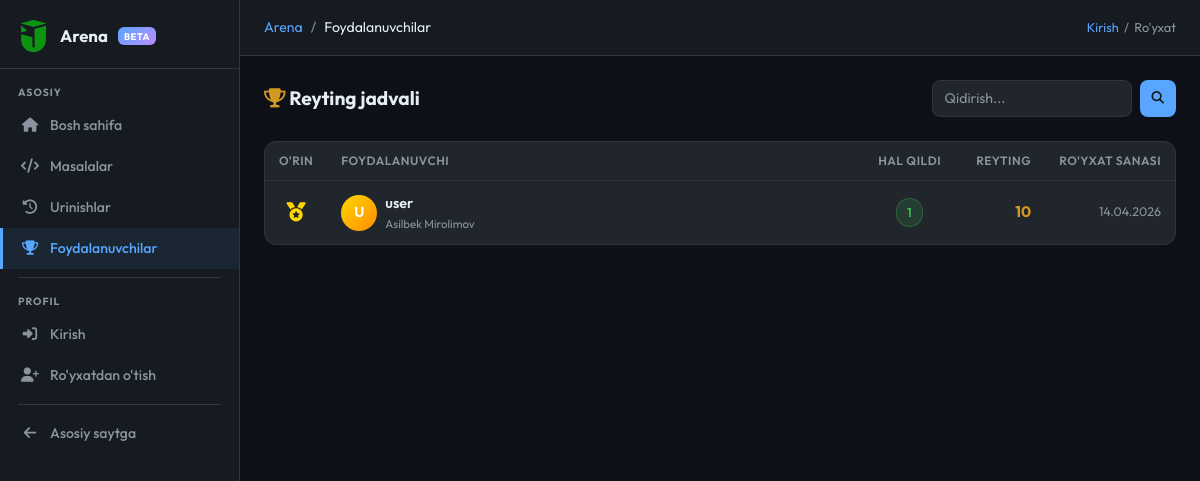
Page /arena/users on the earlier database version.
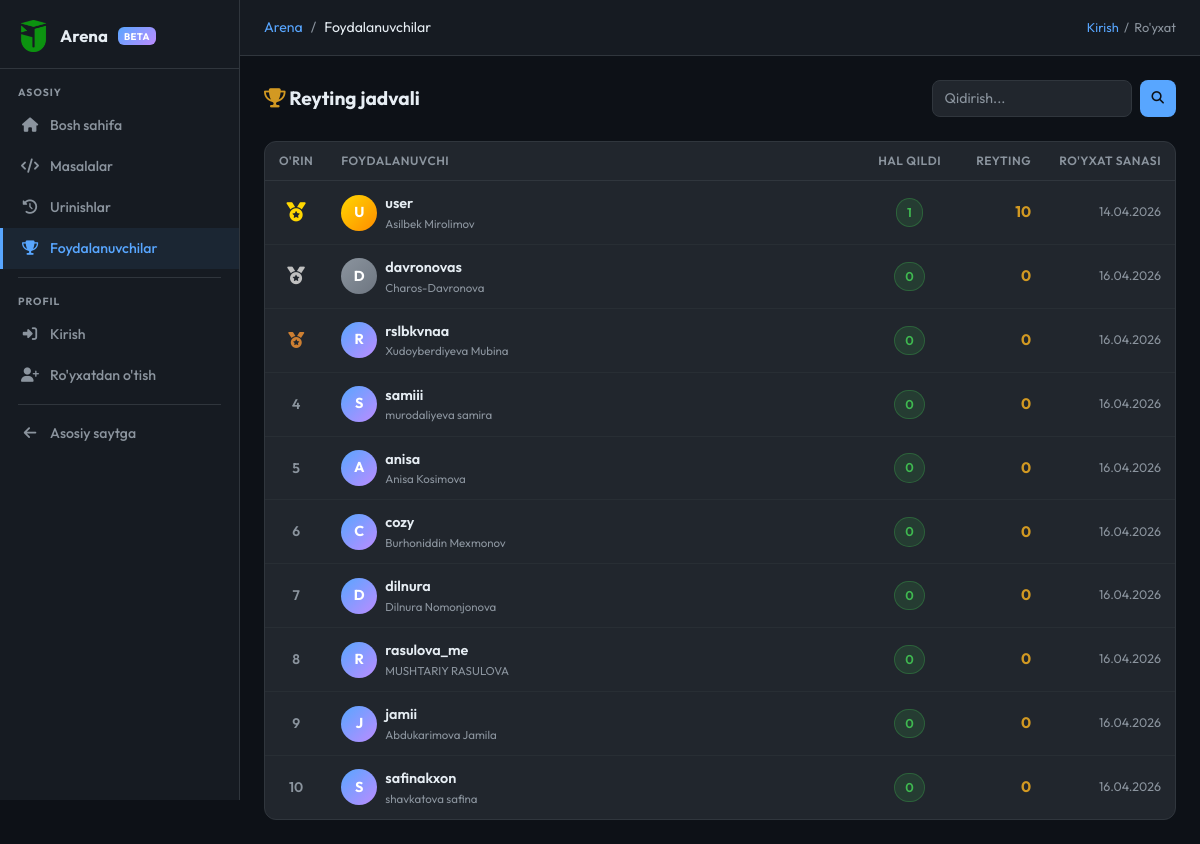
Same page on the later database version.
### models.py (models this page shows, shortened)
class ArenaUser(db.Model):
    __tablename__ = 'arena_users'
    id = db.Column(db.Integer, primary_key=True)
    username = db.Column(db.String(50), unique=True, nullable=False)
    full_name = db.Column(db.String(100), nullable=False)
    age = db.Column(db.Integer)
    password_hash = db.Column(db.String(256), nullable=False)
    bio = db.Column(db.Text, default='')
    rating = db.Column(db.Integer, default=0)
    problems_solved = db.Column(db.Integer, default=0)
    created_at = db.Column(db.DateTime, default=tashkent_now)
    last_seen = db.Column(db.DateTime, default=tashkent_now)
    submissions = db.relationship('ArenaSubmission', backref='user', lazy='dynamic')
    __table_args__ = (
        db.Index('ix_arena_user_username', 'username'),
        db.Index('ix_arena_user_rating', 'rating'),
    )

### routes/arena.py (the view)
@arena_bp.route('/users')
def users():
    page = request.args.get('page', 1, type=int)
    search = request.args.get('q', '').strip()
    q = ArenaUser.query
    if search:
        q = q.filter(ArenaUser.username.ilike(f'%{search}%') |
                     ArenaUser.full_name.ilike(f'%{search}%'))
    q = q.order_by(ArenaUser.problems_solved.desc(),
                   ArenaUser.rating.desc(),
                   ArenaUser.created_at.asc())
    paginated = q.paginate(page=page, per_page=25, error_out=False)
    return render_template('arena/users.html',
                           users=paginated,
                           search=search)

### routes/arena.py (called while the page is built)
def _current_user():
    uid = session.get('arena_user_id')
    if not uid:
        return None
    return ArenaUser.query.get(uid)

@arena_bp.context_processor
def _inject():
    u = _current_user()
    if u:
        u.last_seen = tashkent_now()
        try:
            db.session.commit()
        except Exception:
            db.session.rollback()
    return dict(arena_user=u)

### templates/arena/users.html (shortened to what this page needs)
{% extends "arena/base.html" %}
{% block breadcrumb %}<li class="breadcrumb-item active">Foydalanuvchilar</li>{% endblock %}
{% block content %}
<div class="d-flex align-items-center justify-content-between mb-4 flex-wrap gap-2">
  <h2 style="font-size:1.2rem; font-weight:700; margin:0;">
    <i class="fas fa-trophy" style="color:var(--ar-yellow)"></i> Reyting jadvali
  </h2>
  <form method="GET" class="d-flex gap-2">
    <input class="ar-input" type="text" name="q" value="{{ search }}"
           placeholder="Qidirish..." style="width:200px; padding:7px 12px;">
    <button type="submit" class="ar-btn ar-btn-primary ar-btn-sm"><i class="fas fa-search"></i></button>
  </form>
</div>
<div class="ar-card">
  <table class="ar-table">
    <thead><tr>
      <th style="width:60px; text-align:center">O'rin</th>
      <th>Foydalanuvchi</th>
      <th style="text-align:center; width:90px">Hal qildi</th>
      <th style="text-align:right; width:90px">Reyting</th>
      <th style="text-align:right; width:130px">Ro'yxat sanasi</th>
    </tr></thead>
    <tbody>
    {% set offset = (users.page - 1) * users.per_page %}
    {% for u in users.items %}
    {% set rank = offset + loop.index %}
    <tr>
      <td style="text-align:center;">
        {% if rank == 1 %}
          <span style="font-size:1.2rem; color:#ffd700"><i class="fas fa-medal"></i></span>
        {% elif rank == 2 %}
          <span style="font-size:1.1rem; color:#c0c0c0"><i class="fas fa-medal"></i></span>
        {% elif rank == 3 %}
          <span style="font-size:1rem; color:#cd7f32"><i class="fas fa-medal"></i></span>
        {% else %}
          <span style="color:var(--ar-muted); font-weight:600;">{{ rank }}</span>
        {% endif %}
      </td>
      <td>
        <div class="d-flex align-items-center gap-2">
          <div style="width:36px;height:36px;border-radius:50%;
                      background:linear-gradient(135deg,
                        {% if rank==1 %}#ffd700,#ff8c00
                        {% elif rank==2 %}#8b949e,#6e7681
                        {% else %}#58a6ff,#bc8cff{% endif %});
                      display:inline-flex;align-items:center;justify-content:center;
                      font-size:.9rem;font-weight:700;color:#fff;flex-shrink:0;">
            {{ u.username[0].upper() }}
          </div>
          <div>
            <a href="{{ url_for('arena.profile', username=u.username) }}"
               style="color:var(--ar-text); text-decoration:none; font-weight:600; font-size:.9rem;">
              {{ u.username }}
            </a>
            <div style="font-size:.72rem; color:var(--ar-muted);">{{ u.full_name }}</div>
          </div>
        </div>
      </td>
      <td style="text-align:center;">
        <span class="ar-badge badge-ac" style="font-size:.8rem; padding:4px 10px;">
          {{ u.problems_solved }}
        </span>
      </td>
      <td style="text-align:right; font-weight:700; color:var(--ar-yellow); font-size:.95rem;">
        {{ u.rating }}
      </td>
      <td style="text-align:right; color:var(--ar-muted); font-size:.78rem;">
        {{ u.created_at.strftime('%d.%m.%Y') }}
      </td>
    </tr>
    {% endfor %}
    </tbody>
  </table>
</div>
{% endblock %}

### templates/arena/base.html (shortened to what this page needs)
<!DOCTYPE html>
<html lang="uz">
<head>
  {% set _site_name = "Jahon School Arena — Asilbek Mirolimov" %}
  {% set _base_url  = (config.get("PUBLIC_BASE_URL","") or request.url_root).rstrip("/") %}
  {% set _default_desc = "Jahon School Arena — Asilbek Mirolimov tomonidan yaratilgan dasturlash platformasi. Masalalarni yeching, bilimingizni sinang, reytingda yuqoriga chiqing." %}
  {% set _default_kw   = "jahon school arena, jahon school test, asilbek mirolimov, arena, dasturlash, python, algoritmlar, online judge, bilim sinash, masala, kod, reyting, informatika, uzbekistan" %}
  {% set _og_image     = _base_url + url_for('static', filename='img/logo.png') %}
  <link href="https://cdn.jsdelivr.net/npm/bootstrap@5.3.0/dist/css/bootstrap.min.css" rel="stylesheet">
  <link rel="stylesheet" href="https://cdnjs.cloudflare.com/ajax/libs/font-awesome/6.4.0/css/all.min.css">
</head>
<body>
<aside class="ar-sidebar" id="arSidebar">
  <a class="ar-sidebar-logo" href="{{ url_for('arena.index') }}">
    <img src="{{ url_for('static', filename='img/logo.png') }}" alt="logo">
    <span>Arena</span>
    <span class="badge-arena">BETA</span>
  </a>
  <nav class="ar-nav">
    <div class="ar-nav-label">Asosiy</div>
    <a class="ar-nav-link {% if request.endpoint == 'arena.index' %}active{% endif %}"
       href="{{ url_for('arena.index') }}">
      <i class="fas fa-home"></i> Bosh sahifa
    </a>
    <a class="ar-nav-link {% if request.endpoint in ('arena.problems','arena.problem_detail') %}active{% endif %}"
       href="{{ url_for('arena.problems') }}">
      <i class="fas fa-code"></i> Masalalar
    </a>
    <a class="ar-nav-link {% if request.endpoint == 'arena.submissions' %}active{% endif %}"
       {% if arena_user %}href="{{ url_for('arena.submissions') }}"{% else %}href="{{ url_for('arena.login') }}"{% endif %}>
      <i class="fas fa-history"></i> Urinishlar
    </a>
    <a class="ar-nav-link {% if request.endpoint == 'arena.users' %}active{% endif %}"
       href="{{ url_for('arena.users') }}">
      <i class="fas fa-trophy"></i> Foydalanuvchilar
    </a>
    <div class="ar-nav-sep"></div>
    <div class="ar-nav-label">Profil</div>
    {% if arena_user %}
    <a class="ar-nav-link {% if request.endpoint == 'arena.profile' %}active{% endif %}"
       href="{{ url_for('arena.profile', username=arena_user.username) }}">
      <i class="fas fa-user"></i> Profilim
    </a>
    <a class="ar-nav-link {% if request.endpoint == 'arena.settings' %}active{% endif %}"
       href="{{ url_for('arena.settings') }}">
      <i class="fas fa-cog"></i> Sozlamalar
    </a>
    {% else %}
    <a class="ar-nav-link {% if request.endpoint == 'arena.login' %}active{% endif %}"
       href="{{ url_for('arena.login') }}">
      <i class="fas fa-sign-in-alt"></i> Kirish
    </a>
    <a class="ar-nav-link {% if request.endpoint == 'arena.register' %}active{% endif %}"
       href="{{ url_for('arena.register') }}">
      <i class="fas fa-user-plus"></i> Ro'yxatdan o'tish
    </a>
    {% endif %}
    <div class="ar-nav-sep"></div>
    <a class="ar-nav-link" href="{{ url_for('main.index') }}" target="_blank">
      <i class="fas fa-arrow-left"></i> Asosiy saytga
    </a>
  </nav>
</aside>
<div class="ar-main">
  <div class="ar-topbar">
    <nav aria-label="breadcrumb">
      <ol class="breadcrumb">
        <li class="breadcrumb-item"><a href="{{ url_for('arena.index') }}">Arena</a></li>
        {% block breadcrumb %}{% endblock %}
      </ol>
    </nav>
    <div class="ms-auto" style="font-size:0.8rem; color:var(--ar-muted);">
      {% if arena_user %}
      <a href="{{ url_for('arena.profile', username=arena_user.username) }}"
         style="color:var(--ar-primary); text-decoration:none; font-weight:600;">
        @{{ arena_user.username }}
      </a>
      {% else %}
      <a href="{{ url_for('arena.login') }}" style="color:var(--ar-primary); text-decoration:none;">Kirish</a>
      &nbsp;/&nbsp;
      <a href="{{ url_for('arena.register') }}" style="color:var(--ar-muted); text-decoration:none;">Ro'yxat</a>
      {% endif %}
    </div>
  </div>
  <div class="ar-content">
    {% block content %}{% endblock %}
  </div>
</div>
</body>
</html>

### templates/arena/base.html (style rules this page uses)
:root { --ar-bg: #0d1117; --ar-surface: #161b22; --ar-card: #21262d; --ar-border: #30363d; --ar-text: #e6edf3; --ar-muted: #8b949e; --ar-primary: #58a6ff; --ar-green: #3fb950; --ar-red: #f85149; --ar-yellow: #d29922; --ar-purple: #bc8cff; --ar-orange: #ffa657; --sidebar-w: 240px; }
* { box-sizing: border-box; }
body { font-family: 'Outfit', sans-serif; background: var(--ar-bg); color: var(--ar-text); min-height: 100vh; margin: 0; }
.ar-sidebar { position: fixed; top: 0; left: 0; width: var(--sidebar-w); height: 100vh; background: var(--ar-surface); border-right: 1px solid var(--ar-border); display: flex; flex-direction: column; z-index: 100; overflow-y: auto; }
.ar-sidebar-logo { display: flex; align-items: center; gap: 10px; padding: 20px 18px 16px; border-bottom: 1px solid var(--ar-border); text-decoration: none; }
.ar-sidebar-logo img { width: 32px; height: 32px; border-radius: 8px; }
.ar-sidebar-logo span { font-weight: 700; font-size: 1.05rem; color: var(--ar-text); }
.ar-sidebar-logo .badge-arena { background: linear-gradient(135deg, #58a6ff, #bc8cff); color: #fff; font-size: 0.6rem; font-weight: 700; padding: 2px 6px; border-radius: 6px; letter-spacing: 0.5px; }
.ar-nav { padding: 8px 0; flex: 1; }
.ar-nav-link { display: flex; align-items: center; gap: 11px; padding: 10px 18px; color: var(--ar-muted); text-decoration: none; font-size: 0.88rem; font-weight: 500; border-left: 3px solid transparent; transition: all 0.15s; }
.ar-nav-link.active { color: var(--ar-primary); border-left-color: var(--ar-primary); background: rgba(88,166,255,0.08); }
.ar-nav-link i { width: 18px; text-align: center; font-size: 0.9rem; }
.ar-nav-sep { height: 1px; background: var(--ar-border); margin: 8px 18px; }
.ar-nav-label { padding: 8px 18px 4px; font-size: 0.65rem; font-weight: 700; letter-spacing: 1px; text-transform: uppercase; color: var(--ar-muted); }
.ar-main { margin-left: var(--sidebar-w); min-height: 100vh; display: flex; flex-direction: column; }
.ar-topbar { height: 56px; background: var(--ar-surface); border-bottom: 1px solid var(--ar-border); display: flex; align-items: center; padding: 0 24px; gap: 12px; position: sticky; top: 0; z-index: 50; }
.ar-topbar .breadcrumb { margin: 0; background: none; font-size: 0.88rem; --bs-breadcrumb-divider-color: var(--ar-muted); --bs-breadcrumb-item-active-color: var(--ar-text); }
.ar-topbar .breadcrumb-item a { color: var(--ar-primary); text-decoration: none; }
.ar-topbar .breadcrumb-item + .breadcrumb-item::before { color: var(--ar-muted); }
.ar-content { padding: 24px; flex: 1; }
.ar-card { background: var(--ar-card); border: 1px solid var(--ar-border); border-radius: 12px; overflow: hidden; }
.badge-ac { background: rgba(63,185,80,.15); color: var(--ar-green); border: 1px solid rgba(63,185,80,.3); }
.ar-badge { display: inline-flex; align-items: center; padding: 3px 9px; border-radius: 20px; font-size: 0.72rem; font-weight: 600; letter-spacing: 0.3px; }
.ar-table { width: 100%; border-collapse: collapse; font-size: 0.87rem; }
.ar-table th { padding: 10px 14px; color: var(--ar-muted); font-weight: 600; font-size: 0.75rem; text-transform: uppercase; letter-spacing: 0.5px; border-bottom: 1px solid var(--ar-border); white-space: nowrap; }
.ar-table td { padding: 12px 14px; border-bottom: 1px solid rgba(48,54,61,.5); vertical-align: middle; }
.ar-table tr:last-child td { border-bottom: none; }
.ar-input { background: var(--ar-card); border: 1px solid var(--ar-border); border-radius: 8px; color: var(--ar-text); padding: 10px 14px; width: 100%; font-family: 'Outfit', sans-serif; font-size: 0.88rem; outline: none; transition: border-color 0.15s; }
.ar-input::placeholder { color: var(--ar-muted); }
.ar-btn { display: inline-flex; align-items: center; gap: 7px; padding: 9px 20px; border-radius: 8px; font-family: 'Outfit', sans-serif; font-size: 0.88rem; font-weight: 600; border: none; cursor: pointer; text-decoration: none; transition: all 0.15s; }
.ar-btn-primary { background: var(--ar-primary); color: #0d1117; }
.ar-btn-sm { padding: 5px 12px; font-size: 0.78rem; }

Differences in the rows shown:
added ArenaUser: username "D", username "davronovas", full_name "Charos-Davronova", problems_solved "0", rating "0", created_at "16.04.2026"
added ArenaUser: username "R", username "rslbkvnaa", full_name "Xudoyberdiyeva Mubina", problems_solved "0", rating "0", created_at "16.04.2026"
added ArenaUser: id "4", username "S", username "samiii", full_name "murodaliyeva samira", problems_solved "0", rating "0", created_at "16.04.2026"
added ArenaUser: id "5", username "A", username "anisa", full_name "Anisa Kosimova", problems_solved "0", rating "0", created_at "16.04.2026"
added ArenaUser: id "6", username "C", username "cozy", full_name "Burhoniddin Mexmonov", problems_solved "0", rating "0", created_at "16.04.2026"
added ArenaUser: id "7", username "D", username "dilnura", full_name "Dilnura Nomonjonova", problems_solved "0", rating "0", created_at "16.04.2026"
added ArenaUser: id "8", username "R", username "rasulova_me", full_name "MUSHTARIY RASULOVA", problems_solved "0", rating "0", created_at "16.04.2026"
added ArenaUser: id "9", username "J", username "jamii", full_name "Abdukarimova Jamila", problems_solved "0", rating "0", created_at "16.04.2026"
added ArenaUser: id "10", username "S", username "safinakxon", full_name "shavkatova safina", problems_solved "0", rating "0", created_at "16.04.2026"
